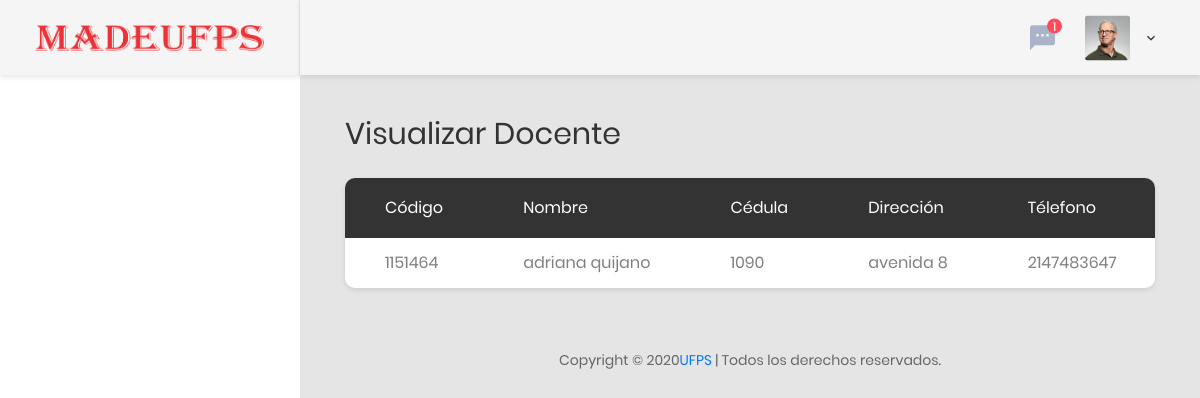
/view/Visualizar-docente.php, run on an earlier commit of the app's database.
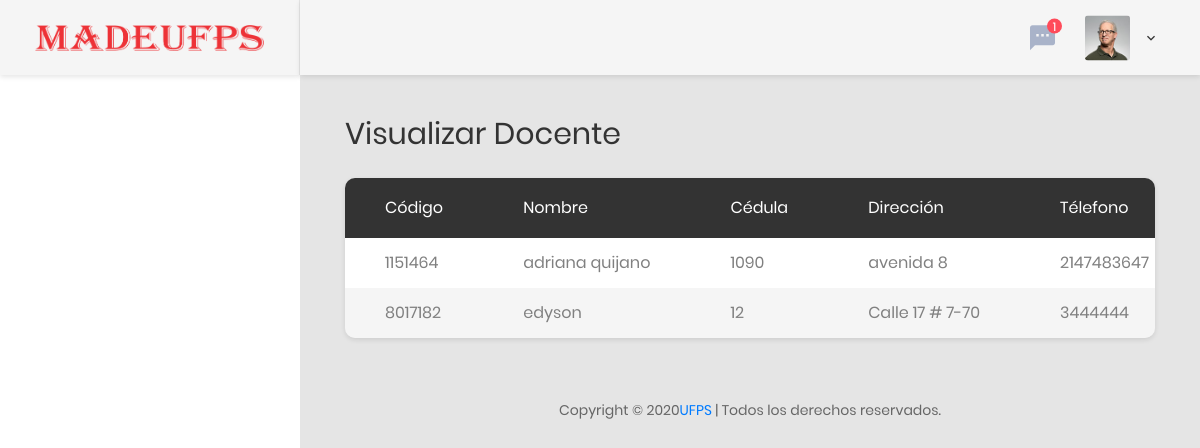
And on a later commit of the database.
### tables this page shows
CREATE TABLE `persona` (
  `documento` int(11) NOT NULL,
  `nombre` varchar(50) NOT NULL,
  `codigo` int(11) NOT NULL,
  `direccion` varchar(50) NOT NULL,
  `telefono` varchar(20) NOT NULL,
  `correo` varchar(50) NOT NULL,
  `rol` int(11) NOT NULL
);

### view/Visualizar-docente.php (the view, shortened to what this page needs)
<!DOCTYPE html>
<html lang="es">
<head>
    <?php require_once 'header.php'; ?>
</head>
<body class="animsition">
    <div class="page-wrapper">
        <?php require_once 'menu.php'; ?>
        <div class="page-container">
            <header class="header-desktop">
                <?php require_once 'nav.php'; ?>
            </header>
            <div class="main-content">
                <div class="section__content section__content--p30">
                    <div class="container-fluid">
                        <div class="row">
                            <div class="col-md-12">
                                <div class="overview-wrap">
                                    <h2 class="title-1">Visualizar docente</h2>
                                </div>
                            </div>
                        </div>
                        <br>
                        <div class="row">
                            <div class="col-lg-12">
                                <div class="table-responsive table--no-card m-b-40">
                                    <table class="table table-borderless table-striped table-earning">
                                        <thead>
                                            <tr>
                                                <th>C&oacute;digo</th>
                                                <th>Nombre</th>
                                                <th>C&eacute;dula</th>
                                                <th>Direcci&oacute;n</th>
                                                <th>T&eacute;lefono</th>
                                            </tr>
                                        </thead>
                                        <tbody>
                                            <?php
                                            try {
                                                require_once '../controller/conexion.php';
                                                $sql = "SELECT * FROM persona where rol = '2' ORDER BY persona.codigo ASC";
                                                $resultado = $conexion->query($sql);
                                                while ($estudiante = $resultado->fetch_assoc()) { ?>
                                                    <tr>
                                                        <td><?php echo $estudiante['codigo'] ?></td>
                                                        <td><?php echo $estudiante['nombre'] ?></td>
                                                        <td><?php echo $estudiante['documento'] ?></td>
                                                        <td><?php echo $estudiante['direccion'] ?></td>
                                                        <td><?php echo $estudiante['telefono'] ?></td>
                                                    </tr>
                                            <?php }
                                            } catch (Exception $e) {
                                                $error = $e->getMessage()();
                                            }
                                            ?>
                                        </tbody>
                                    </table>
                                </div>
                            </div>
                        </div>
                        <div class="row">
                            <div class="col-md-12">
                                <div class="copyright">
                                    <p>Copyright &copy; <a href="https://ww2.ufps.edu.co/" target="_blank">UFPS</a> | Todos los derechos reservados.</p>
                                </div>
                            </div>
                        </div>
                    </div>
                </div>
            </div>
        </div>
</body>
</html>

What changed in the data, as far as the page shows it:
added persona: codigo "8017182", nombre "edyson", documento "12", direccion "Calle 17 # 7-70", telefono "3444444"
